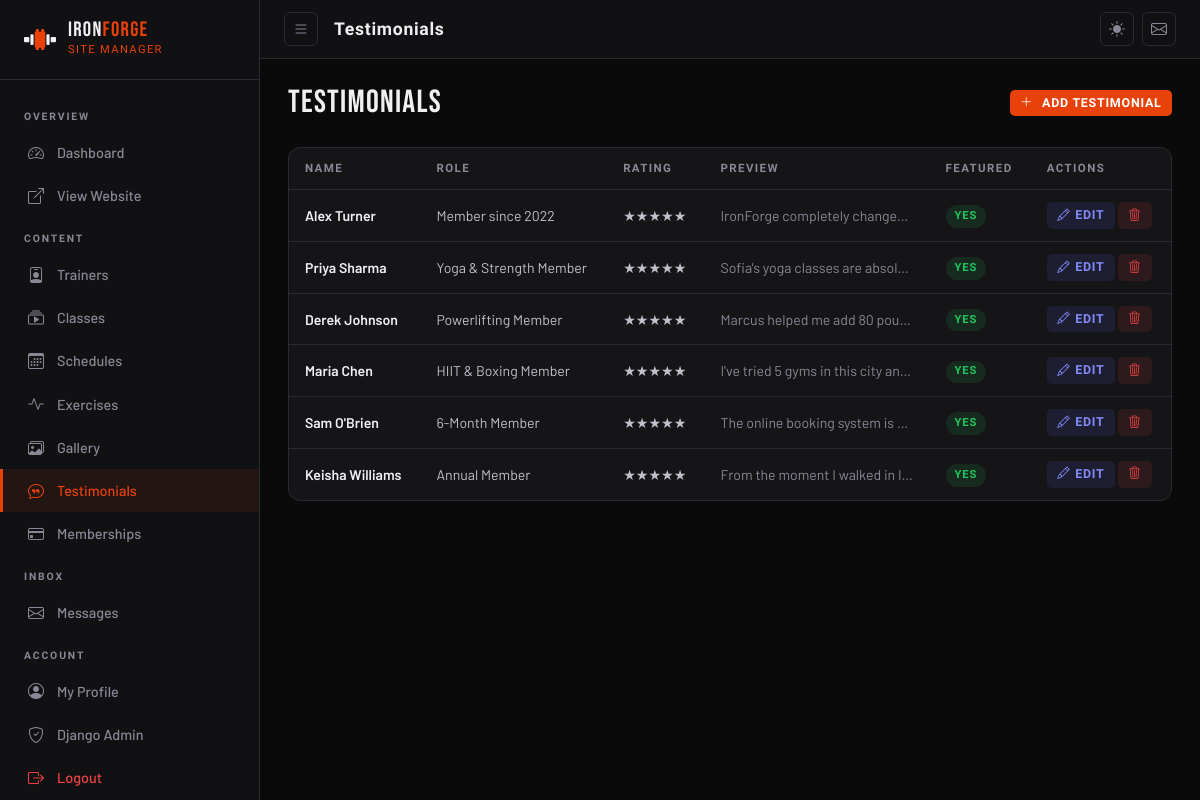
/manage/testimonials/ (signed in), run on the app's committed database.
### core/models.py (models this page shows, shortened)
class Testimonial(models.Model):
    name = models.CharField(max_length=100)
    role = models.CharField(max_length=100, default='Member')
    content = models.TextField()
    rating = models.PositiveIntegerField(default=5)
    photo = models.ImageField(upload_to='testimonials/', blank=True, null=True)
    is_featured = models.BooleanField(default=True)
    created_at = models.DateTimeField(auto_now_add=True)

### core/admin_views.py (the view)
# urls.py: path('testimonials/',               v.testimonial_list,   name='testimonial_list'),
@staff_member_required(login_url='/accounts/login/')
def testimonial_list(request):
    testimonials = Testimonial.objects.all()
    return render(request, 'admin_panel/testimonial_list.html', {
        'testimonials': testimonials, 'meta_title': 'Manage Testimonials'
    })

### core/context_processors.py (called while the page is built)
def admin_panel_context(request):
    if request.user.is_authenticated and request.user.is_staff:
        return {
            'unread_count': ContactMessage.objects.filter(is_read=False).count()
        }
    return {'unread_count': 0}

### templates/admin_panel/testimonial_list.html (shortened to what this page needs)
{% extends 'admin_panel/base.html' %}
{% block page_title %}Testimonials{% endblock %}
{% block content %}
<div class="ap-page-header">
    <div class="ap-page-title">TESTIMONIALS</div>
    <a href="{% url 'admin_panel:testimonial_create' %}" class="ap-action ap-action-primary"><i class="bi bi-plus-lg me-1"></i>Add Testimonial</a>
</div>
<div class="ap-card">
    <div style="overflow-x:auto">
        <table class="ap-table">
            <thead>
                <tr>
                    <th>Name</th>
                    <th>Role</th>
                    <th>Rating</th>
                    <th>Preview</th>
                    <th>Featured</th>
                    <th>Actions</th>
                </tr>
            </thead>
            <tbody>
                {% for t in testimonials %}
                <tr>
                    <td class="td-name">{{ t.name }}</td>
                    <td>{{ t.role }}</td>
                    <td>{% for i in "12345"|make_list %}{% if forloop.counter <= t.rating %}★{% else %}☆{% endif %}{% endfor %}</td>
                    <td style="max-width:220px;white-space:nowrap;overflow:hidden;text-overflow:ellipsis;color:var(--text-muted)">{{ t.content|truncatechars:60 }}</td>
                    <td>{% if t.is_featured %}<span class="ap-pill ap-pill-green">Yes</span>{% else %}<span class="ap-pill ap-pill-gray">No</span>{% endif %}</td>
                    <td style="white-space:nowrap">
                        <a href="{% url 'admin_panel:testimonial_edit' t.pk %}" class="ap-action ap-action-edit"><i class="bi bi-pencil"></i> Edit</a>
                        <a href="{% url 'admin_panel:testimonial_delete' t.pk %}" class="ap-action ap-action-delete"><i class="bi bi-trash3"></i></a>
                    </td>
                </tr>
                {% empty %}
                <tr><td colspan="6" style="text-align:center;color:var(--text-muted);padding:2rem">No testimonials yet. <a href="{% url 'admin_panel:testimonial_create' %}" style="color:var(--accent)">Add one</a>.</td></tr>
                {% endfor %}
            </tbody>
        </table>
    </div>
</div>
{% endblock %}

### static/css/main.css (style rules this page uses)
[data-theme="dark"] { --bg: #0a0a0b; --bg-2: #111113; --bg-3: #1a1a1e; --bg-card: #151518; --surface: #1e1e23; --surface-2: #252529; --text: #f0f0f2; --text-muted: #888896; --text-light: #c0c0cc; --border: #2a2a32; --accent: #e8420a; --accent-2: #ff6b35; --accent-hover: #c23508; --gold: #c9a84c; --nav-bg: rgba(10, 10, 11, 0.92); --shadow: 0 4px 30px rgba(0,0,0,0.6); --glow: 0 0 40px rgba(232, 66, 10, 0.15); }
*, *::before, *::after { box-sizing: border-box; }
html { scroll-behavior: smooth; }
body { font-family: 'Barlow', sans-serif; background: var(--bg); color: var(--text); transition: background 0.3s ease, color 0.3s ease; overflow-x: hidden; }
a { text-decoration: none; color: inherit; transition: color 0.2s; }

### templates/admin_panel/base.html (style rules this page uses)
.ap-page-header { display: flex; align-items: center; justify-content: space-between; flex-wrap: wrap; gap: 1rem; margin-bottom: 1.75rem; }
.ap-page-title { font-family: 'Bebas Neue', sans-serif; font-size: 2rem; letter-spacing: 0.04em; color: var(--text); line-height: 1; }
.ap-card { background: var(--bg-card); border: 1px solid var(--border); border-radius: 12px; overflow: hidden; }
.ap-table { width: 100%; border-collapse: collapse; font-size: 0.88rem; }
.ap-table th { font-family: 'Barlow Condensed', sans-serif; font-size: 0.72rem; font-weight: 700; letter-spacing: 0.12em; text-transform: uppercase; color: var(--text-muted); padding: 0.75rem 1rem; border-bottom: 1px solid var(--border); white-space: nowrap; }
.ap-table td { padding: 0.75rem 1rem; color: var(--text-light); border-bottom: 1px solid var(--border); vertical-align: middle; }
.ap-table tr:last-child td { border-bottom: none; }
.ap-table .td-name { color: var(--text); font-weight: 600; }
.ap-action { display:inline-flex; align-items:center; gap:0.3rem; font-family:'Barlow Condensed',sans-serif; font-size:0.78rem; font-weight:700; letter-spacing:0.06em; text-transform:uppercase; padding:0.25rem 0.65rem; border-radius:5px; border:none; cursor:pointer; transition:all 0.15s; text-decoration:none; white-space:nowrap; }
.ap-action-edit { background:rgba(99,102,241,0.12); color:#818cf8; }
.ap-action-delete { background:rgba(239,68,68,0.1); color:#ef4444; }
.ap-action-primary { background:var(--accent); color:white; }
.ap-pill { display:inline-flex; align-items:center; font-family:'Barlow Condensed',sans-serif; font-size:0.7rem; font-weight:700; letter-spacing:0.08em; text-transform:uppercase; padding:0.18rem 0.55rem; border-radius:100px; }
.ap-pill-green { background:rgba(34,197,94,0.12); color:#22c55e; }

### data on the page
Testimonial: name "Alex Turner", role "Member since 2022", rating 5 (drawn), content "IronForge completely change…", is_featured "YES"
Testimonial: name "Priya Sharma", role "Yoga & Strength Member", rating 5 (drawn), content "Sofia's yoga classes are absol…", is_featured "YES"
Testimonial: name "Derek Johnson", role "Powerlifting Member", rating 5 (drawn), content "Marcus helped me add 80 pou…", is_featured "YES"
Testimonial: name "Maria Chen", role "HIIT & Boxing Member", rating 5 (drawn), content "I've tried 5 gyms in this city an…", is_featured "YES"
Testimonial: name "Sam O'Brien", role "6-Month Member", rating 5 (drawn), content "The online booking system is…", is_featured "YES"
Testimonial: name "Keisha Williams", role "Annual Member", rating 5 (drawn), content "From the moment I walked in I…", is_featured "YES"
